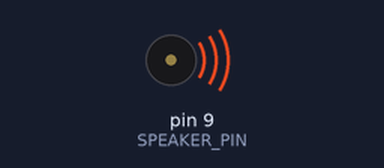
This sketch was run on a simulated Arduino Uno, built with avr-gcc and run on an emulated ATmega328P. On the bench: buzzer (waves = sounding).

Above: at 0.1 s.
Timing chart, 0 to 40.0 s (numbered marks = the images above):
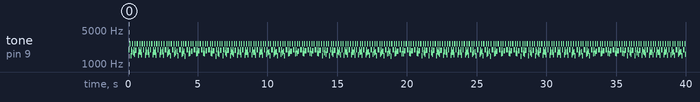

The sketch:

03_coin.ino
```cpp
#include "pitches.h"
#define SPEAKER_PIN 9
// 440Hzの音を出す


void setup(){
    pinMode(SPEAKER_PIN, OUTPUT);
}


void loop()
{
    // 音の高さを決める
    int delayTime;
    // 音の長さを決める
    int soundTime;
    // テンポ調整
    float tempo = 0.3;

    // マリヲのスタート
    // ミ ミッ ミッ ドミッ ソ ソ

    // シ
    delayTime = (1000000 / NOTE_B6) / 2;
    soundTime = (250000) / (delayTime*2);
    for(int i=0; i<soundTime*tempo; i++){
        digitalWrite(SPEAKER_PIN, HIGH);
        delayMicroseconds(delayTime);
        digitalWrite(SPEAKER_PIN, LOW);
        delayMicroseconds(delayTime);
    }
    delay(10);

    // ミ
    delayTime = (1000000 / NOTE_E7) / 2;
    soundTime = (250000) / (delayTime*2);
    for(int i=0; i<soundTime*tempo; i++){
        digitalWrite(SPEAKER_PIN, HIGH);
        delayMicroseconds(delayTime);
        digitalWrite(SPEAKER_PIN, LOW);
        delayMicroseconds(delayTime);
    }
    delay(10);

}
```

Measured:
- by itself, tone on pin 9 (SPEAKER_PIN): plays 1943 Hz for 0.08 s, 2586 Hz for 0.08 s, 1495 Hz for 0.04 s, 1943 Hz for 0.04 s, 1786 Hz for 0.04 s, 2586 Hz for 0.04 s … (701 notes in this stretch)
